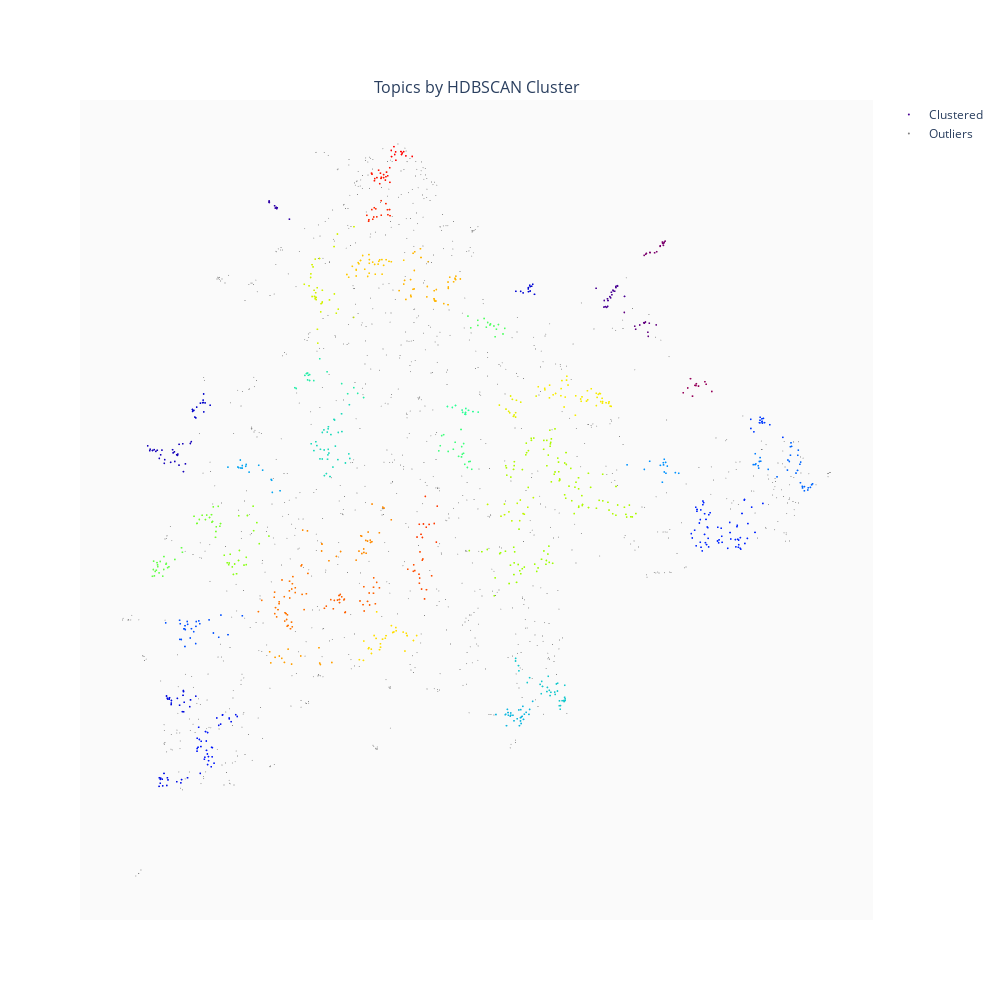

Here is the notebook cell this chart was saved with:
### Code cell
trace_cluster_2d, trace_outlier_2d = result_tracer_wrapper(embs_2d, clusters_2d.labels_, df["title_clean"].to_numpy())


col11 = [trace_cluster_2d, trace_outlier_2d]


row1 = [col11]


trace_list = [row1]

fig = subplotter(trace_list, ["Topics by HDBSCAN Cluster", ])

fig_show_save(fig, "topics-by-hdbscan-clusters")

### Figure 1 — Plotly figure (JSON) as saved in the notebook; plotly's stock layout.template omitted (floating-point values rounded to 4 significant figures; data arrays with more than 128 entries replaced by an {"elided": "..."} marker saying what was removed)
{"data": [{"customdata": {"elided": "1041x2 mixed values"}, "hovertemplate": "<b>Topics:</b> %{customdata[0]} <br><b>Cluster Id:</b> %{customdata[1]}<extra></extra>", "marker": {"color": {"elided": "1041 int values"}, "colorscale": [[0, "rgb(150,0,90)"], [0.125, "rgb(0,0,200)"], [0.25, "rgb(0,25,255)"], [0.375, "rgb(0,152,255)"], [0.5, "rgb(44,255,150)"], [0.625, "rgb(151,255,0)"], [0.75, "rgb(255,234,0)"], [0.875, "rgb(255,111,0)"], [1, "rgb(255,0,0)"]], "size": 2}, "mode": "markers", "name": "Clustered", "type": "scattergl", "x": {"elided": "1041 float values"}, "xaxis": "x", "y": {"elided": "1041 float values"}, "yaxis": "y"}, {"hovertemplate": "Outlier<extra></extra>", "marker": {"color": "grey", "size": 1}, "mode": "markers", "name": "Outliers", "type": "scattergl", "x": {"elided": "1006 float values"}, "xaxis": "x", "y": {"elided": "1006 float values"}, "yaxis": "y"}], "layout": {"annotations": [{"font": {"size": 16}, "showarrow": false, "text": "Topics by HDBSCAN Cluster", "x": 0.5, "xanchor": "center", "xref": "paper", "y": 1, "yanchor": "bottom", "yref": "paper"}], "height": 1000, "plot_bgcolor": "rgba(250,250,250,1)", "width": 1000, "xaxis": {"anchor": "y", "domain": [0, 1], "visible": false}, "yaxis": {"anchor": "x", "domain": [0, 1], "visible": false}}}
